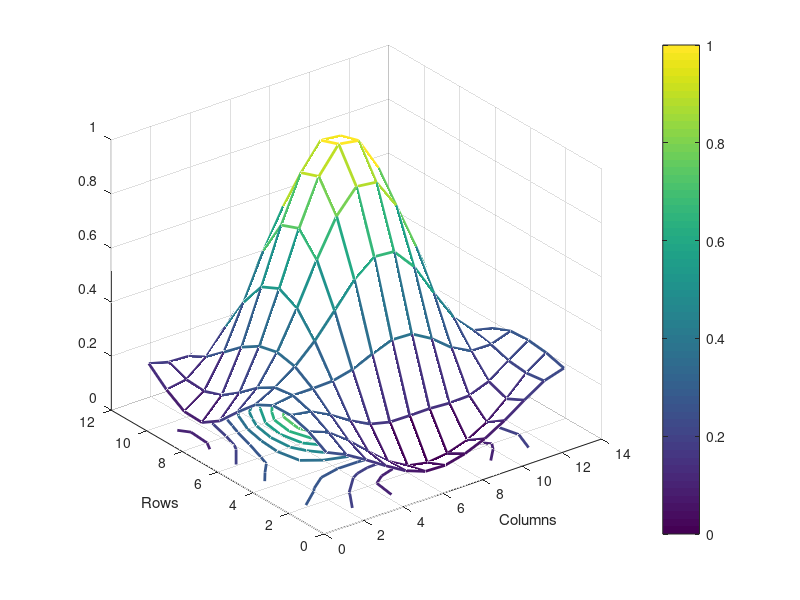
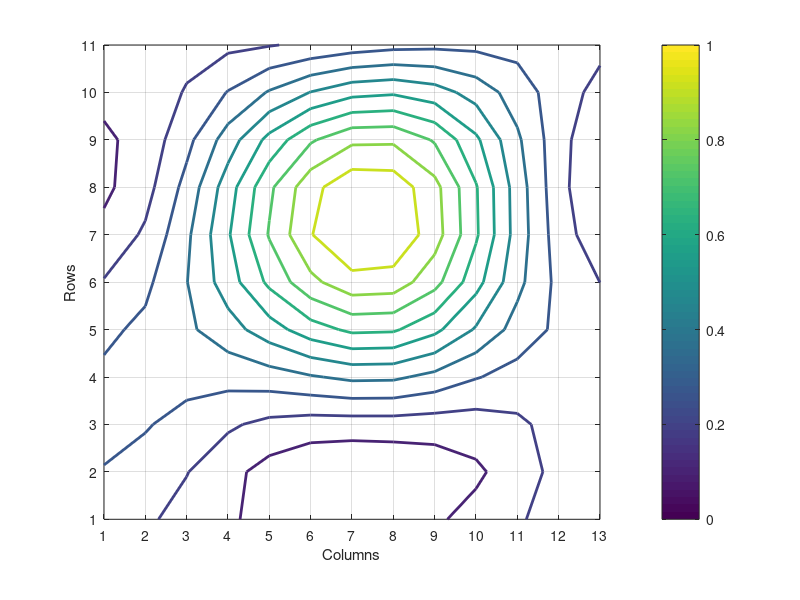
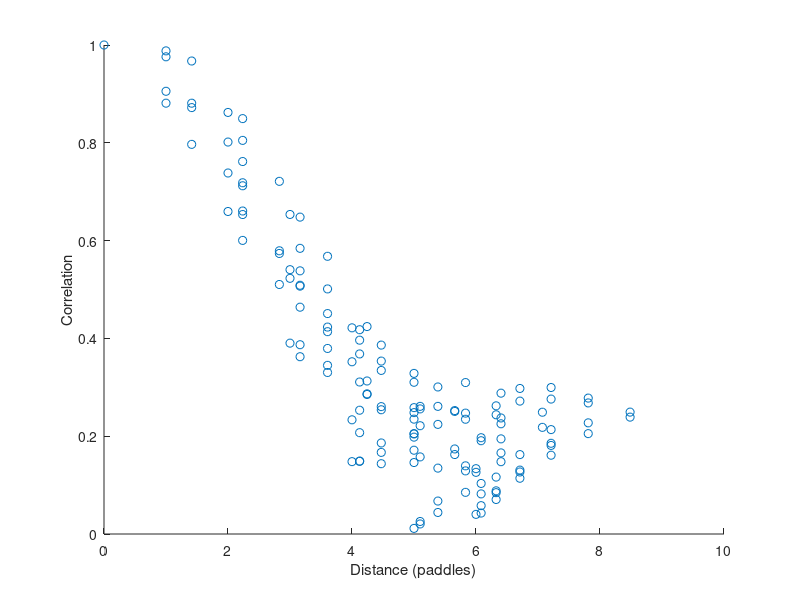
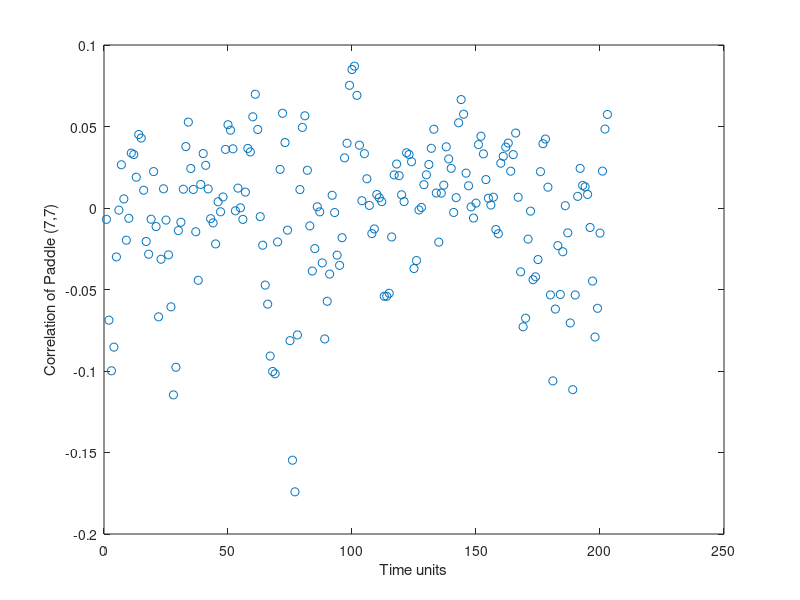

These figures' MATLAB source, in order:
% plots the mesh, contour plot and 3D scatter plot of correlation of all
% other paddles on the grid with a user specified paddle (row, col)
% in the 3D plots the color is the correlation 
% Used to test accuracy of kernels written in C++
% Horace Zhang + Jessie Liu Summer 2014
% Modified by Nathan Wei, Summer 2015

% requires a blank .txt file: "res.txt" to be in the path
 clear all;

% MODIFY THIS ------------------------------------------------------------------
pathname = fileparts('/Users/nathan/Documents/Data/14072015data/');
addpath(pathname)
A = load('angleservo_cM.txt'); %load in the angle data file generated from menuII (with the angle header removed)
%choose paddle with which you want to see the correlation of other paddles 
padrow = 7;
padcol = 7;

% ---------------------------------------------------------------------
size = size(A);
time = size(1);
norm = 0;
a = zeros(11,13); % "a" is the row*col matrix. a(i,j) is the correlation of that paddle with the (padrow, padcol) paddle.
padangle = zeros(time,1); % stores angle at each timeslice for chosen paddle

for t = 1 : time
    timeslice = A(t,:);
    agrid = reshape(timeslice,13,11);
    agrid = transpose(agrid); %convert timeslice to 11*13 matrix
    norm = norm + agrid(padcol,padrow)*agrid(padcol,padrow); %normalization
    padangle(t) = agrid(padcol,padrow);
    
%calculate correlation
    for i = 1 : 11
        for j = 1 : 13
            a(i,j) = a(i,j) + agrid(i,j)*agrid(padrow,padcol);
        end
    end
end

a = a./time; % calculate average
a = a./(norm/time); %normalization

%calculate temporal correlation
temp_norm = 0;
padcorr = zeros(time,1); % stores unnormalized correlation for each timeslice

for i = 1 : time
    temp_norm = temp_norm + (padangle(i)*padangle(i)); % same job as norm
    for j = 1 : time
        if i == j
            continue;
        else
            padcorr(i) = padcorr(i) + (padangle(i)*padangle(j));
        end
    end
end

padcorr = padcorr./(time - 1); % calculate average over time-1 comparisons
padcorr = padcorr./(temp_norm/(time - 1)); % normalization

%calculate distance to every other paddle (no wrapping around)

for i = 1 : 11
    for j = 1 : 13
        dist(i,j) = sqrt((i-padrow)^2+(j-padcol)^2);
    end
end

%plot mesh
figure(1);
set(gca, 'fontsize', 45)
m2 = meshc(a);
set(m2, 'LineWidth', 2)
xlabel('Columns');
ylabel('Rows');
colorbar;
caxis([0 1]); %keep the colorbar scale the same

%plot contour map
figure(2);
set(gca, 'fontsize', 45)
m3 = contour(a, 'LineWidth', 2);
grid on;
xlabel('Columns');
ylabel('Rows');
set(gca,'XTick',1:13);
set(gca,'YTick',1:11);
caxis([0 1]);
colorbar;

% plot correlation vs. distance
figure(3);
d = dist(:);
corr = a(:);
scatter(d,corr);
xlabel('Distance (paddles)');
ylabel('Correlation');
ylim([0,1]);

fid = fopen('res.txt','wt');
for i=1:length(d)
     fprintf(fid,'%.4f  %.4f  \n', d(i), corr(i));
end;

% plot temporal correlation of chosen paddle vs. time
figure(4);
plot(padcorr,'o');
xlabel('Time units'); % temporal spacing between timeslices
ystring = sprintf('Correlation of Paddle (%d,%d)',padcol,padrow);
ylabel(ystring);



